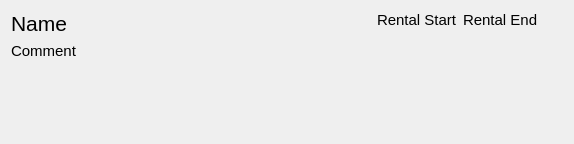
<?xml version="1.0" encoding="UTF-8"?>
<ui version="4.0">
 <class>RentalWidget</class>
 <widget class="QWidget" name="RentalWidget">
  <property name="geometry">
   <rect>
    <x>0</x>
    <y>0</y>
    <width>574</width>
    <height>144</height>
   </rect>
  </property>
  <property name="sizePolicy">
   <sizepolicy hsizetype="Preferred" vsizetype="Expanding">
    <horstretch>0</horstretch>
    <verstretch>0</verstretch>
   </sizepolicy>
  </property>
  <property name="windowTitle">
   <string>Form</string>
  </property>
  <layout class="QHBoxLayout" name="horizontalLayout">
   <item>
    <layout class="QVBoxLayout" name="verticalLayout">
     <item>
      <widget class="QLabel" name="label_rentalWidget_Name">
       <property name="maximumSize">
        <size>
         <width>16777215</width>
         <height>16777215</height>
        </size>
       </property>
       <property name="font">
        <font>
         <pointsize>16</pointsize>
        </font>
       </property>
       <property name="text">
        <string>Name</string>
       </property>
      </widget>
     </item>
     <item>
      <widget class="QLabel" name="label_rentalWidget_comment">
       <property name="maximumSize">
        <size>
         <width>16777215</width>
         <height>16777215</height>
        </size>
       </property>
       <property name="font">
        <font>
         <pointsize>11</pointsize>
        </font>
       </property>
       <property name="text">
        <string>Comment</string>
       </property>
      </widget>
     </item>
     <item>
      <spacer name="verticalSpacer">
       <property name="orientation">
        <enum>Qt::Vertical</enum>
       </property>
       <property name="sizeHint" stdset="0">
        <size>
         <width>20</width>
         <height>40</height>
        </size>
       </property>
      </spacer>
     </item>
    </layout>
   </item>
   <item>
    <widget class="QLabel" name="label_rentalWidget_rentalStart">
     <property name="minimumSize">
      <size>
       <width>80</width>
       <height>0</height>
      </size>
     </property>
     <property name="maximumSize">
      <size>
       <width>80</width>
       <height>16777215</height>
      </size>
     </property>
     <property name="font">
      <font>
       <pointsize>11</pointsize>
      </font>
     </property>
     <property name="text">
      <string>Rental Start</string>
     </property>
     <property name="alignment">
      <set>Qt::AlignLeading|Qt::AlignLeft|Qt::AlignTop</set>
     </property>
     <property name="margin">
      <number>5</number>
     </property>
    </widget>
   </item>
   <item>
    <widget class="QLabel" name="label_rentalWidget_rentalEnd">
     <property name="minimumSize">
      <size>
       <width>80</width>
       <height>0</height>
      </size>
     </property>
     <property name="maximumSize">
      <size>
       <width>80</width>
       <height>16777215</height>
      </size>
     </property>
     <property name="font">
      <font>
       <pointsize>11</pointsize>
      </font>
     </property>
     <property name="text">
      <string>Rental End</string>
     </property>
     <property name="alignment">
      <set>Qt::AlignLeading|Qt::AlignLeft|Qt::AlignTop</set>
     </property>
     <property name="margin">
      <number>5</number>
     </property>
    </widget>
   </item>
   <item>
    <layout class="QVBoxLayout" name="verticalLayout_3">
     <property name="bottomMargin">
      <number>0</number>
     </property>
     <item>
      <layout class="QVBoxLayout" name="verticalLayout_rentals"/>
     </item>
     <item>
      <spacer name="verticalSpacer_2">
       <property name="orientation">
        <enum>Qt::Vertical</enum>
       </property>
       <property name="sizeHint" stdset="0">
        <size>
         <width>20</width>
         <height>40</height>
        </size>
       </property>
      </spacer>
     </item>
    </layout>
   </item>
  </layout>
 </widget>
 <resources/>
 <connections/>
</ui>
